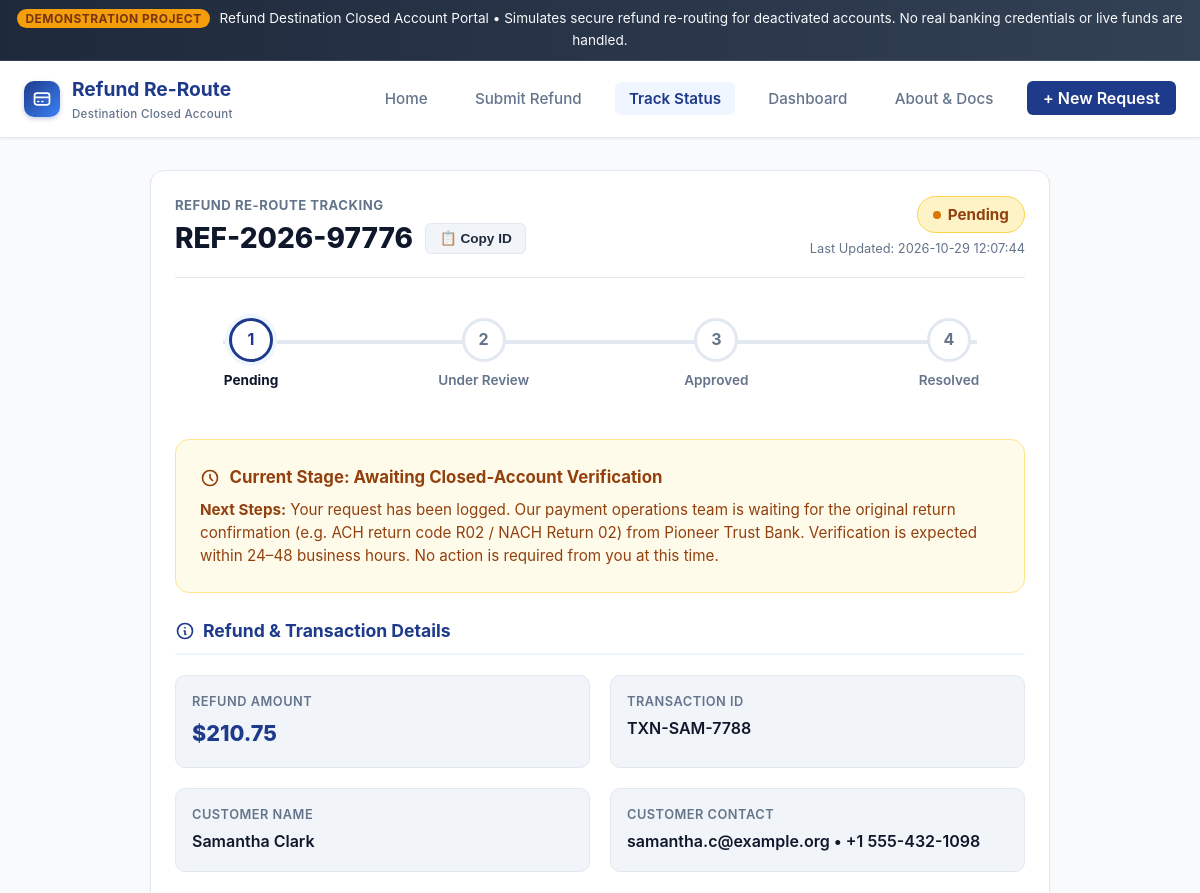
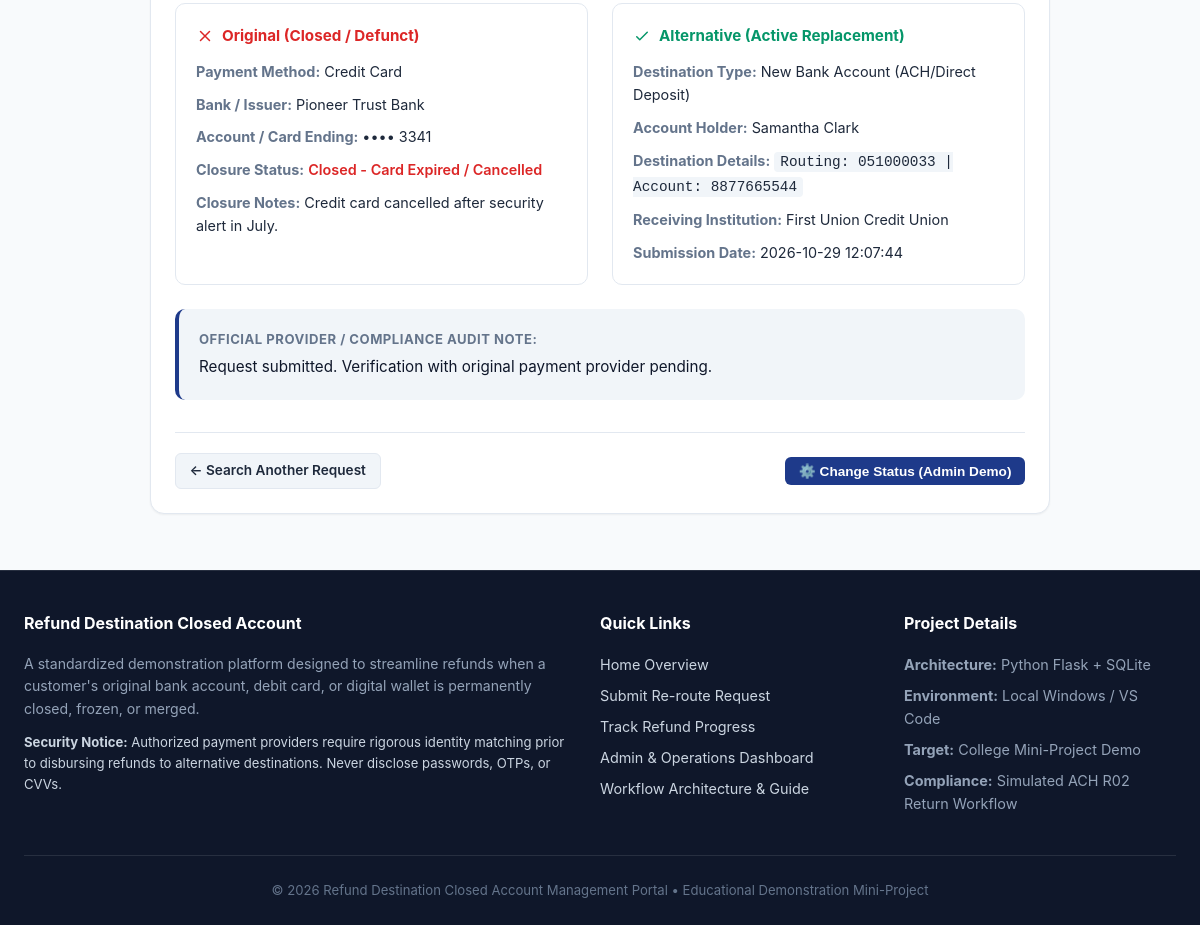
The page /track/REF-2026-97776 on the database its author committed (2 pictures, top to bottom).
### tables this page shows
CREATE TABLE refund_requests (
            id INTEGER PRIMARY KEY AUTOINCREMENT,
            request_id TEXT UNIQUE NOT NULL,
            customer_name TEXT NOT NULL,
            email TEXT NOT NULL,
            phone TEXT,
            transaction_id TEXT NOT NULL,
            refund_amount REAL NOT NULL,
            currency TEXT NOT NULL DEFAULT '$',
            original_method TEXT NOT NULL,
            original_bank_name TEXT NOT NULL,
            original_account_last4 TEXT NOT NULL,
            account_status TEXT NOT NULL,
            closed_account_notes TEXT,
            alt_method TEXT NOT NULL,
            alt_holder_name TEXT NOT NULL,
            alt_details TEXT NOT NULL,
            alt_bank_or_provider TEXT,
            status TEXT NOT NULL DEFAULT 'Pending',
            admin_notes TEXT,
            created_at TEXT NOT NULL,
            updated_at TEXT NOT NULL
        );

### app.py (the view)
@app.route("/track/<request_id>")
def view_status(request_id):
    record = database.get_refund_by_request_id(request_id)
    if not record:
        flash(f"Refund request '{request_id}' was not found in the system.", "danger")
        return redirect(url_for("track"))
    status_steps = ["Pending", "Under Review", "Approved", "Resolved"]
    current_status = record["status"]
    current_step_idx = status_steps.index(current_status) if current_status in status_steps else 0
    return render_template(
        "status_details.html",
        record=record,
        status_steps=status_steps,
        current_step_idx=current_step_idx
    )

### database.py (called while the page is built)
def get_db_path():
    base_dir = os.path.dirname(os.path.abspath(__file__))
    return os.path.join(base_dir, DATABASE_NAME)

def get_db_connection():
    conn = sqlite3.connect(get_db_path())
    conn.row_factory = sqlite3.Row
    return conn

def get_refund_by_request_id(request_id):
    conn = get_db_connection()
    cursor = conn.cursor()
    cursor.execute("SELECT * FROM refund_requests WHERE UPPER(request_id) = UPPER(?)", (request_id.strip(),))
    row = cursor.fetchone()
    conn.close()
    return row

### templates/status_details.html (shortened to what this page needs)
{% extends "base.html" %}
{% block content %}
<div style="max-width: 900px; margin: 0 auto;">
  <div class="card">
    <div style="display: flex; flex-wrap: wrap; justify-content: space-between; align-items: center; gap: 1rem; border-bottom: 1px solid var(--border-color); padding-bottom: 1rem; margin-bottom: 1.5rem;">
      <div>
        <div style="font-size: 0.82rem; font-weight: 700; color: var(--text-muted); text-transform: uppercase; letter-spacing: 0.5px;">
          Refund Re-Route Tracking
        </div>
        <h1 style="font-size: 1.75rem; font-weight: 800; color: var(--secondary); display: flex; align-items: center; gap: 0.75rem;">
          {{ record.request_id }}
          <button class="btn btn-secondary btn-sm btn-copy-id" data-copy-text="{{ record.request_id }}" title="Copy ID">
            📋 Copy ID
          </button>
        </h1>
      </div>
      <div style="text-align: right;">
        {% set status_class = 'pending' %}
        {% if record.status == 'Under Review' %}
          {% set status_class = 'under-review' %}
        {% elif record.status == 'Approved' %}
          {% set status_class = 'approved' %}
        {% elif record.status == 'Resolved' %}
          {% set status_class = 'resolved' %}
        {% endif %}
        <span class="badge-status badge-{{ status_class }}" style="font-size: 0.95rem; padding: 0.35rem 0.95rem;">
          <span class="dot-indicator"></span>
          {{ record.status }}
        </span>
        <div style="font-size: 0.8rem; color: var(--text-muted); margin-top: 0.35rem;">
          Last Updated: {{ record.updated_at }}
        </div>
      </div>
    </div>
    <div class="stepper">
      {% set progress_pct = (current_step_idx / 3) * 100 %}
      {% for step in status_steps %}
        {% set step_idx = loop.index0 %}
        <div class="step-node {% if step_idx < current_step_idx %}completed{% elif step_idx == current_step_idx %}active{% endif %}">
          <div class="step-circle">
            {% if step_idx < current_step_idx %}
              ✓
            {% else %}
              {{ loop.index }}
            {% endif %}
          </div>
          <div class="step-title">{{ step }}</div>
        </div>
      {% endfor %}
    </div>
    {% if record.status == 'Pending' %}
      <div class="guidance-box pending">
        <div class="guidance-header">
          <svg width="20" height="20" fill="none" stroke="currentColor" viewBox="0 0 24 24">
            <path stroke-linecap="round" stroke-linejoin="round" stroke-width="2" d="M12 8v4l3 3m6-3a9 9 0 11-18 0 9 9 0 0118 0z" />
          </svg>
          Current Stage: Awaiting Closed-Account Verification
        </div>
        <div class="guidance-content">
          <strong>Next Steps:</strong> Your request has been logged. Our payment operations team is waiting for the
          original return confirmation (e.g. ACH return code R02 / NACH Return 02) from {{ record.original_bank_name }}.
          Verification is expected within 24–48 business hours. No action is required from you at this time.
        </div>
      </div>
    {% endif %}
    <div class="form-section-title" style="margin-top: 1.5rem;">
      <svg width="20" height="20" fill="none" stroke="currentColor" viewBox="0 0 24 24">
        <path stroke-linecap="round" stroke-linejoin="round" stroke-width="2" d="M13 16h-1v-4h-1m1-4h.01M21 12a9 9 0 11-18 0 9 9 0 0118 0z" />
      </svg>
      Refund &amp; Transaction Details
    </div>
    <div class="detail-grid">
      <div class="detail-item">
        <div class="detail-label">Refund Amount</div>
        <div class="detail-value highlight">{{ record.currency }}{{ "%.2f"|format(record.refund_amount) }}</div>
      </div>
      <div class="detail-item">
        <div class="detail-label">Transaction ID</div>
        <div class="detail-value">{{ record.transaction_id }}</div>
      </div>
      <div class="detail-item">
        <div class="detail-label">Customer Name</div>
        <div class="detail-value">{{ record.customer_name }}</div>
      </div>
      <div class="detail-item">
        <div class="detail-label">Customer Contact</div>
        <div class="detail-value">{{ record.email }} {% if record.phone %}&bull; {{ record.phone }}{% endif %}</div>
      </div>
    </div>
    <div style="display: grid; grid-template-columns: repeat(auto-fit, minmax(320px, 1fr)); gap: 1.5rem; margin-top: 1.5rem;">
      <div style="background: #fff; border: 1px solid var(--border-color); border-radius: var(--radius-md); padding: 1.25rem;">
        <h4 style="color: #dc2626; font-size: 0.95rem; font-weight: 700; margin-bottom: 0.75rem; display: flex; align-items: center; gap: 0.5rem;">
          <svg width="18" height="18" fill="none" stroke="currentColor" viewBox="0 0 24 24">
            <path stroke-linecap="round" stroke-linejoin="round" stroke-width="2" d="M6 18L18 6M6 6l12 12" />
          </svg>
          Original (Closed / Defunct)
        </h4>
        <div style="display: grid; gap: 0.6rem; font-size: 0.9rem;">
          <div><strong style="color: var(--text-muted);">Payment Method:</strong> {{ record.original_method }}</div>
          <div><strong style="color: var(--text-muted);">Bank / Issuer:</strong> {{ record.original_bank_name }}</div>
          <div><strong style="color: var(--text-muted);">Account / Card Ending:</strong> &bull;&bull;&bull;&bull; {{ record.original_account_last4 }}</div>
          <div><strong style="color: var(--text-muted);">Closure Status:</strong> <span style="color: #dc2626; font-weight: 600;">{{ record.account_status }}</span></div>
          {% if record.closed_account_notes %}
            <div><strong style="color: var(--text-muted);">Closure Notes:</strong> {{ record.closed_account_notes }}</div>
          {% endif %}
        </div>
      </div>
      <div style="background: #fff; border: 1px solid var(--border-color); border-radius: var(--radius-md); padding: 1.25rem;">
        <h4 style="color: #059669; font-size: 0.95rem; font-weight: 700; margin-bottom: 0.75rem; display: flex; align-items: center; gap: 0.5rem;">
          <svg width="18" height="18" fill="none" stroke="currentColor" viewBox="0 0 24 24">
            <path stroke-linecap="round" stroke-linejoin="round" stroke-width="2" d="M5 13l4 4L19 7" />
          </svg>
          Alternative (Active Replacement)
        </h4>
        <div style="display: grid; gap: 0.6rem; font-size: 0.9rem;">
          <div><strong style="color: var(--text-muted);">Destination Type:</strong> {{ record.alt_method }}</div>
          <div><strong style="color: var(--text-muted);">Account Holder:</strong> {{ record.alt_holder_name }}</div>
          <div><strong style="color: var(--text-muted);">Destination Details:</strong> <code style="background: #f1f5f9; padding: 2px 6px; border-radius: 4px;">{{ record.alt_details }}</code></div>
          {% if record.alt_bank_or_provider %}
            <div><strong style="color: var(--text-muted);">Receiving Institution:</strong> {{ record.alt_bank_or_provider }}</div>
          {% endif %}
          <div><strong style="color: var(--text-muted);">Submission Date:</strong> {{ record.created_at }}</div>
        </div>
      </div>
    </div>
    <div style="margin-top: 1.5rem; background: var(--bg-subtle); padding: 1.25rem; border-radius: var(--radius-md); border-left: 4px solid var(--primary);">
      <div style="font-size: 0.82rem; font-weight: 700; color: var(--text-muted); text-transform: uppercase; letter-spacing: 0.5px;">
        Official Provider / Compliance Audit Note:
      </div>
      <p style="font-size: 0.95rem; color: var(--secondary); margin-top: 0.35rem;">
        {{ record.admin_notes if record.admin_notes else 'Initial review pending. No exceptions logged.' }}
      </p>
    </div>
    <div style="display: flex; flex-wrap: wrap; justify-content: space-between; align-items: center; margin-top: 2rem; gap: 1rem; border-top: 1px solid var(--border-color); padding-top: 1.25rem;">
      <a href="{{ url_for('track') }}" class="btn btn-secondary btn-sm">
        &larr; Search Another Request
      </a>
      <div style="display: flex; gap: 0.75rem;">
        <button type="button" class="btn btn-primary btn-sm"
                onclick="openStatusModal('{{ record.request_id }}', '{{ record.status }}', `{{ record.admin_notes | replace('`', '') }}`)">
          ⚙️ Change Status (Admin Demo)
        </button>
      </div>
    </div>
  </div>
</div>
{% endblock %}

### rows shown on the page
refund_requests: request_id "REF-2026-97776", status "Pending", updated_at "2026-10-29 12:07:44", original_bank_name "Pioneer Trust Bank", currency "$", refund_amount "210.75", transaction_id "TXN-SAM-7788", customer_name "Samantha Clark", email "samantha.c@example.org", phone "+1 555-432-1098", original_method "Credit Card", original_account_last4 "3341", account_status "Closed - Card Expired / Cancelled", closed_account_notes "Credit card cancelled after security alert in July.", alt_method "New Bank Account (ACH/Direct Deposit)", alt_holder_name "Samantha Clark", alt_details "Routing: 051000033 | Account: 8877665544", alt_bank_or_provider "First Union Credit Union", created_at "2026-10-29 12:07:44", admin_notes "Request submitted. Verification with original payment provider pending."

### other values the page prints
{{ step }} "Pending" "Under Review" "Approved" "Resolved"
